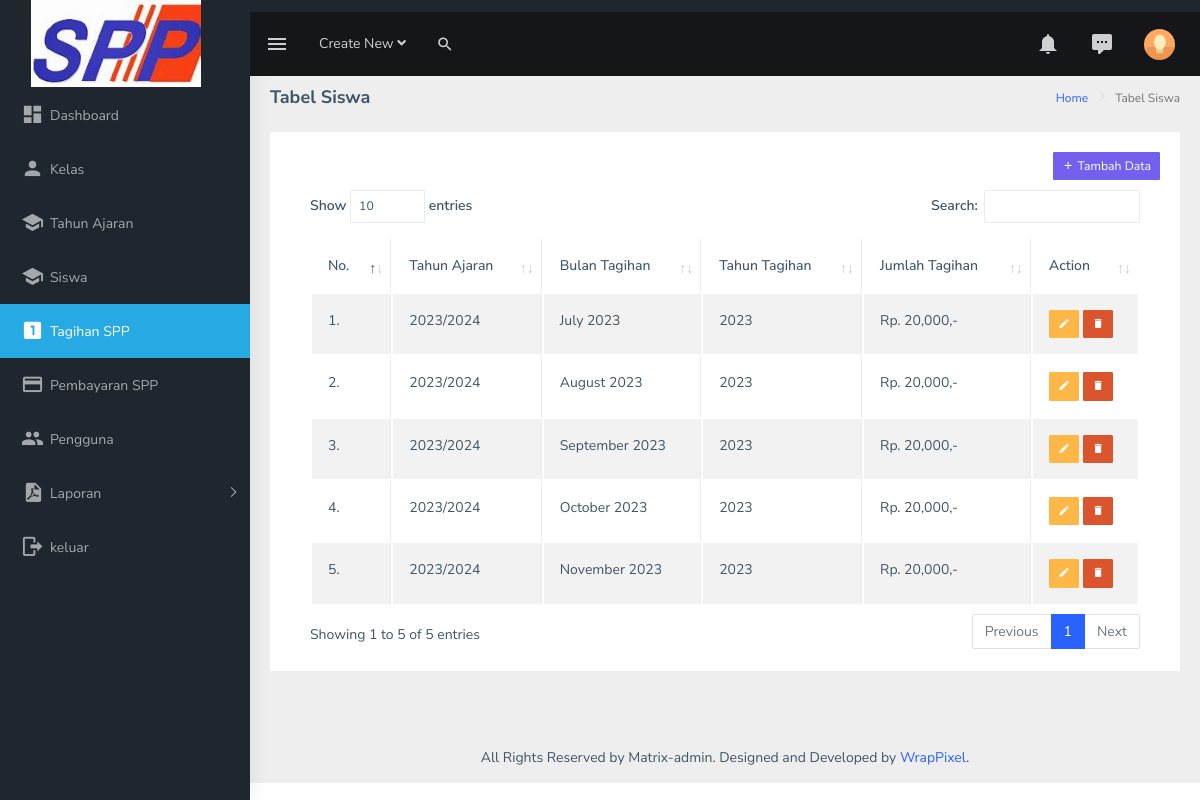
Screenshot of /admin/tagihan.php (signed in) with the database file from the repository.
### tables this page shows
CREATE TABLE `tb_tagihan` (
  `id_tagihan` int(11) NOT NULL,
  `idta` int(11) NOT NULL,
  `bulan_tagihan` varchar(30) NOT NULL,
  `tahun_tagihan` year(4) NOT NULL,
  `jumlah_tagihan` int(11) NOT NULL
);

CREATE TABLE `tb_ta` (
  `id_ta` int(11) NOT NULL,
  `ta` varchar(50) NOT NULL
);

### admin/tagihan.php (the view, shortened to what this page needs)
<?php
include 'koneksi.php';
?>
<!DOCTYPE html>
<html dir="ltr" lang="en">
  <head>
    <link
      rel="stylesheet"
      type="text/css"
      href="../assets/extra-libs/multicheck/multicheck.css"
    />
    <link
      href="../assets/libs/datatables.net-bs4/css/dataTables.bootstrap4.css"
      rel="stylesheet"
    />
    <link href="../dist/css/style.min.css" rel="stylesheet" />
  </head>
  <body>
    <div
      id="main-wrapper"
      data-layout="vertical"
      data-navbarbg="skin5"
      data-sidebartype="full"
      data-sidebar-position="absolute"
      data-header-position="absolute"
      data-boxed-layout="full"
    >
      <header class="topbar" data-navbarbg="skin5">
        <nav class="navbar top-navbar navbar-expand-md navbar-dark">
          <div class="navbar-header" data-logobg="skin5">
            <a class="navbar-brand" href="index.html">
              <span class="logo-text ms-2">
                <img
                  src="assets/images/spp.jpeg" width="170px"
                  alt="homepage"
                  class="light-logo"
                />
              </span>
            </a>
          </div>
          <div
            class="navbar-collapse collapse"
            id="navbarSupportedContent"
            data-navbarbg="skin5"
          >
            <ul class="navbar-nav float-start me-auto">
              <li class="nav-item d-none d-lg-block">
                <a
                  class="nav-link sidebartoggler waves-effect waves-light"
                  href="javascript:void(0)"
                  data-sidebartype="mini-sidebar"
                  ><i class="mdi mdi-menu font-24"></i
                ></a>
              </li>
              <li class="nav-item dropdown">
                <a
                  class="nav-link dropdown-toggle"
                  href="#"
                  id="navbarDropdown"
                  role="button"
                  data-bs-toggle="dropdown"
                  aria-expanded="false"
                >
                  <span class="d-none d-md-block"
                    >Create New <i class="fa fa-angle-down"></i
                  ></span>
                </a>
              </li>
              <li class="nav-item search-box">
                <a
                  class="nav-link waves-effect waves-dark"
                  href="javascript:void(0)"
                  ><i class="mdi mdi-magnify fs-4"></i
                ></a>
              </li>
            </ul>
            <ul class="navbar-nav float-end">
              <li class="nav-item dropdown">
                <a
                  class="nav-link dropdown-toggle"
                  href="#"
                  id="navbarDropdown"
                  role="button"
                  data-bs-toggle="dropdown"
                  aria-expanded="false"
                >
                  <i class="mdi mdi-bell font-24"></i>
                </a>
              </li>
              <li class="nav-item dropdown">
                <a
                  class="nav-link dropdown-toggle waves-effect waves-dark"
                  href="#"
                  id="2"
                  role="button"
                  data-bs-toggle="dropdown"
                  aria-expanded="false"
                >
                  <i class="font-24 mdi mdi-comment-processing"></i>
                </a>
              </li>
              <li class="nav-item dropdown">
                <a
                  class="
                    nav-link
                    dropdown-toggle
                    text-muted
                    waves-effect waves-dark
                    pro-pic
                  "
                  href="#"
                  id="navbarDropdown"
                  role="button"
                  data-bs-toggle="dropdown"
                  aria-expanded="false"
                >
                  <img
                    src="../assets/images/users/1.jpg"
                    alt="user"
                    class="rounded-circle"
                    width="31"
                  />
                </a>
              </li>
            </ul>
          </div>
        </nav>
      </header>
      <aside class="left-sidebar" data-sidebarbg="skin5">
        <div class="scroll-sidebar">
          <?php include 'menu.php'; ?>
        </div>
      </aside>
      <div class="page-wrapper">
        <div class="page-breadcrumb">
          <div class="row">
            <div class="col-12 d-flex no-block align-items-center">
              <h4 class="page-title">Tabel Siswa</h4>
              <div class="ms-auto text-end">
                <nav aria-label="breadcrumb">
                  <ol class="breadcrumb">
                    <li class="breadcrumb-item"><a href="index.php">Home</a></li>
                    <li class="breadcrumb-item active" aria-current="page">
                      Tabel Siswa
                    </li>
                  </ol>
                </nav>
              </div>
            </div>
          </div>
        </div>
        <div class="container-fluid">
          <div class="row">
            <div class="col-12">
              <div class="card">
                <div class="card-body">
                  <div class="card-title" style="display: grid; justify-content: end;">
                    <a class="btn btn-sm btn-primary" href="" data-bs-toggle="modal" data-bs-target="#tagihanModal"><i class="mdi mdi-plus"></i> Tambah Data</a>
                  </div>
                  <div class="table-responsive">
                    <table
                      id="zero_config"
                      class="table table-striped table-bordered"
                    >
                      <thead>
                        <tr>
                          <th>No.</th>
                          <th>Tahun Ajaran</th>
                          <th>Bulan Tagihan</th>
                          <th>Tahun Tagihan</th>
                          <th>Jumlah Tagihan</th>
                          <th>Action</th>
                        </tr>
                      </thead>
                      <tbody>
                        <?php
                        $no=1;
                        $data = mysqli_query($koneksi, "SELECT * FROM tb_tagihan, tb_ta WHERE id_ta=idta ORDER BY id_tagihan ASC");
                        while ($row = mysqli_fetch_assoc($data)) {
                          $bulan = $row['bulan_tagihan'];
                          $bulan_format = strftime('%B %Y', strtotime($bulan));
                        ?>
                        <tr>
                          <td><?php echo $no++; ?>.</td>
                          <td><?php echo $row['ta']; ?></td>
                          <td><?php echo $bulan_format; ?></td>
                          <td><?php echo $row['tahun_tagihan']; ?></td>
                          <td><?php echo "Rp. " .number_format($row['jumlah_tagihan']). ",-"; ?></td>
                          <td>
                            <a class="btn btn-sm btn-warning" href="" data-bs-toggle="modal" data-bs-target="#tagihaneditModal<?php echo $row['id_tagihan']; ?>"><i class="mdi mdi-pencil"></i></a>
                            <a class="btn btn-sm btn-danger" href="hapustagihan.php?id=<?php echo $row['id_tagihan']; ?>"><i class="mdi mdi-delete"></i></a>
                          </td>
                        </tr>
                        <?php } ?>
                      </tbody>
                    </table>
                  </div>
                </div>
              </div>
            </div>
          </div>
        </div>
        <footer class="footer text-center">
          All Rights Reserved by Matrix-admin. Designed and Developed by
          <a href="https://www.wrappixel.com">WrapPixel</a>.
        </footer>
      </div>
    </div>
  </body>
</html>

### admin/menu.php (shortened to what this page needs)
<?php if ($_SESSION['peran'] == 'admin') { ?>
  <nav class="sidebar-nav">
    <ul id="sidebarnav" class="pt-4">
      <li class="sidebar-item">
        <a
          class="sidebar-link waves-effect waves-dark sidebar-link"
          href="index.php"
          aria-expanded="false"
          ><i class="mdi mdi-view-dashboard"></i
          ><span class="hide-menu">Dashboard</span></a
        >
      </li>
      <li class="sidebar-item">
        <a
          class="sidebar-link waves-effect waves-dark sidebar-link"
          href="kelas.php"
          aria-expanded="false"
          ><i class="mdi mdi-account"></i
          ><span class="hide-menu">Kelas</span></a
        >
      </li>
      <li class="sidebar-item">
        <a
          class="sidebar-link waves-effect waves-dark sidebar-link"
          href="tahunA.php"
          aria-expanded="false"
          ><i class="mdi mdi-school"></i
          ><span class="hide-menu">Tahun Ajaran</span></a
        >
      </li>
      <li class="sidebar-item">
        <a
          class="sidebar-link waves-effect waves-dark sidebar-link"
          href="siswa.php"
          aria-expanded="false"
          ><i class="mdi mdi-school"></i
          ><span class="hide-menu">Siswa</span></a
        >
      </li>
      <li class="sidebar-item">
        <a
          class="sidebar-link waves-effect waves-dark sidebar-link"
          href="tagihan.php"
          aria-expanded="false"
          ><i class="mdi mdi-numeric-1-box"></i
          ><span class="hide-menu">Tagihan SPP</span></a
        >
      </li>
      <li class="sidebar-item">
        <a
          class="sidebar-link waves-effect waves-dark sidebar-link"
          href="pembayaran_spp.php"
          aria-expanded="false"
          ><i class="mdi mdi-credit-card"></i
          ><span class="hide-menu">Pembayaran SPP</span></a
        >
      </li>
      <li class="sidebar-item">
        <a
          class="sidebar-link waves-effect waves-dark sidebar-link"
          href="user.php"
          aria-expanded="false"
          ><i class="mdi mdi-account-multiple"></i
          ><span class="hide-menu">Pengguna </span></a
        >
      </li>
      <li class="sidebar-item">
        <a
          class="sidebar-link has-arrow waves-effect waves-dark"
          href="javascript:void(0)"
          aria-expanded="false"
          ><i class="mdi mdi-file-pdf"></i
          ><span class="hide-menu">Laporan </span></a
        >
      </li>
      <li class="sidebar-item">
        <a
          class="sidebar-link waves-effect waves-dark sidebar-link"
          href="keluar.php"
          aria-expanded="false"
          ><i class="mdi mdi-logout"></i
          ><span class="hide-menu">keluar</span></a
        >
      </li>
    </ul>
  </nav>
  <?php } ?>

### rows the page displays
tb_tagihan: tb_ta.ta "2023/2024", bulan_tagihan "July 2023", tahun_tagihan "2023", jumlah_tagihan "20,000"
tb_tagihan: tb_ta.ta "2023/2024", bulan_tagihan "August 2023", tahun_tagihan "2023", jumlah_tagihan "20,000"
tb_tagihan: tb_ta.ta "2023/2024", bulan_tagihan "September 2023", tahun_tagihan "2023", jumlah_tagihan "20,000"
tb_tagihan: tb_ta.ta "2023/2024", bulan_tagihan "October 2023", tahun_tagihan "2023", jumlah_tagihan "20,000"
tb_tagihan: tb_ta.ta "2023/2024", bulan_tagihan "November 2023", tahun_tagihan "2023", jumlah_tagihan "20,000"
